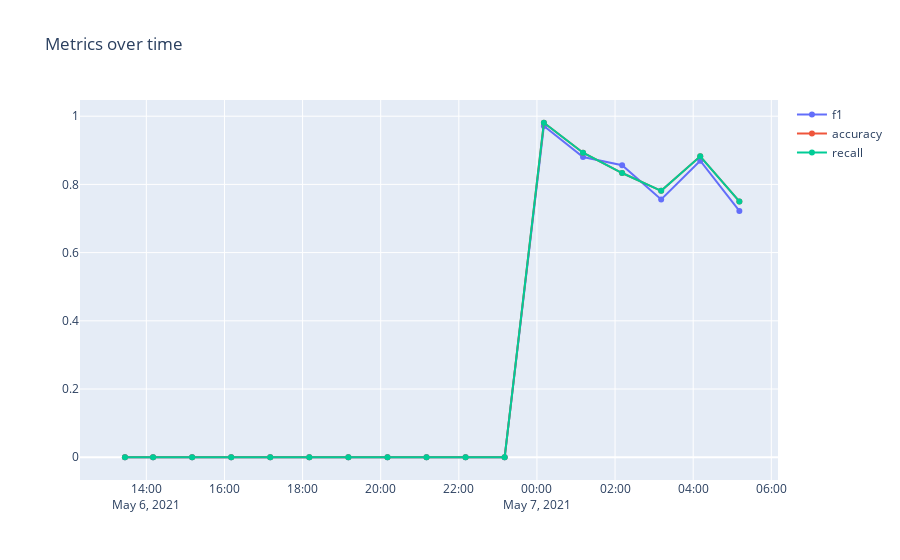

Notebook code for this chart:
### Markdown cell above
## Metrics over time

### Code cell
fig = px.scatter(title="Metrics over time")
fig.add_scatter(x=results["end_time"], y=results["metrics.f1"],name="f1")
fig.add_scatter(x=results["end_time"], y=results["metrics.accuracy"],name="accuracy")
fig.add_scatter(x=results["end_time"], y=results["metrics.recall"],name="recall")
fig.show()
